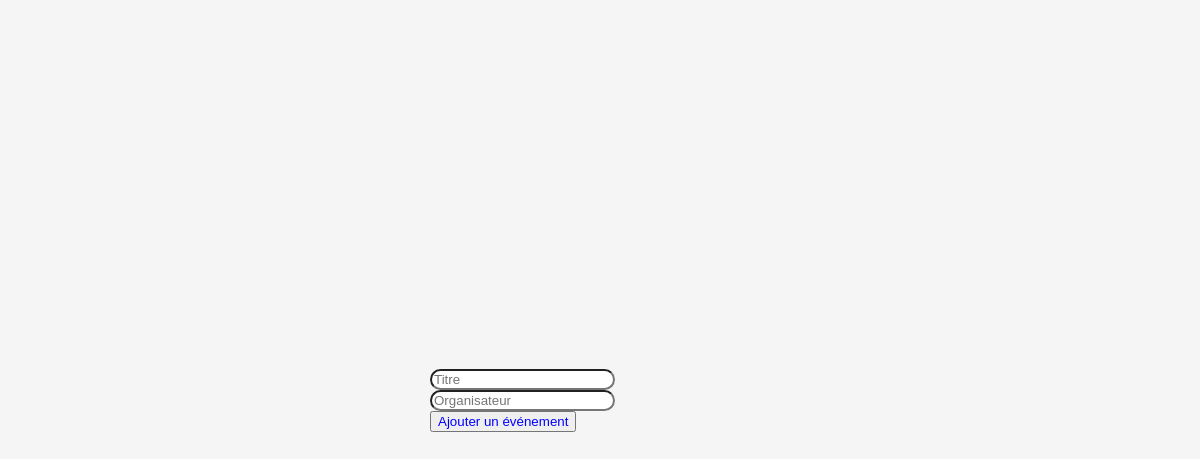
Before: / with the older database file.
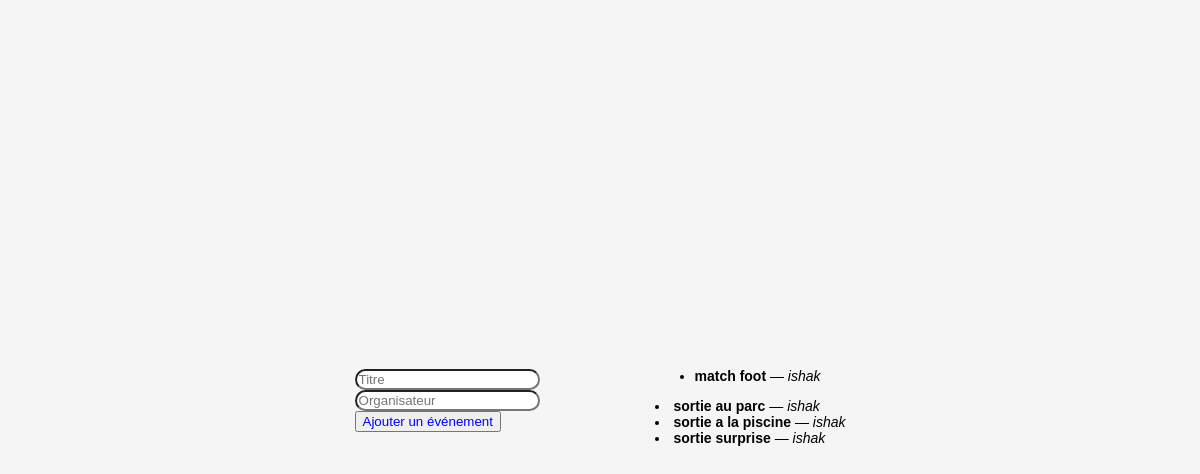
After: the same page with the newer database file.
### monapp/models.py (models this page shows, shortened)
class Evenements(models.Model):
    Titre = models.CharField(max_length=100)
    organisateur_nom = models.CharField(max_length=150 , default="inconnu")

### monapp/views.py (the view)
# urls.py: path('', views.accueil, name='accueil'),
def accueil(request):
    evenements = Evenements.objects.all()
    return render(request, 'index.html', {'evenements': evenements})

### monapp/templates/index.html (shortened to what this page needs)
<!DOCTYPE html>
<html lang="en">
<head>
</head>
<body>
        <div class="formulaire_event" >
            <form method="post" action="{% url 'Ajout_event' %}">
                <input type="text" name="Titre" id="Titre" placeholder="Titre">
                <input type="text" name="organisateur_nom" id="organisateur_nom" placeholder="Organisateur">
            <button type="submit">Ajouter un événement</button>
            </form>
        </div>
<div class="event_conteneur">
    <ul>
{% for event in evenements%}
 <li>
            <strong>{{ event.Titre }}</strong> — <em>{{ event.organisateur_nom }}</em>
        </li>
            </ul>
    {% endfor %}
</div>
</body>
</html>

### monapp/templates/index.html (style rules this page uses)
body { margin: 0; height: 100vh; display: flex; justify-content: center; align-items: center; font-family: Arial, sans-serif; background-color: #f5f5f5; }
.formulaire_event { width: 300px; border-radius: 50%; }
input { border-radius : 20px; color: black; }
button { color: blue; }
.event_conteneur { color: black; font-size: 14px; }

Changed rows visible on the page:
added Evenements: Titre "match foot", organisateur_nom "ishak"
added Evenements: Titre "sortie au parc", organisateur_nom "ishak"
added Evenements: Titre "sortie a la piscine", organisateur_nom "ishak"
added Evenements: Titre "sortie surprise", organisateur_nom "ishak"
